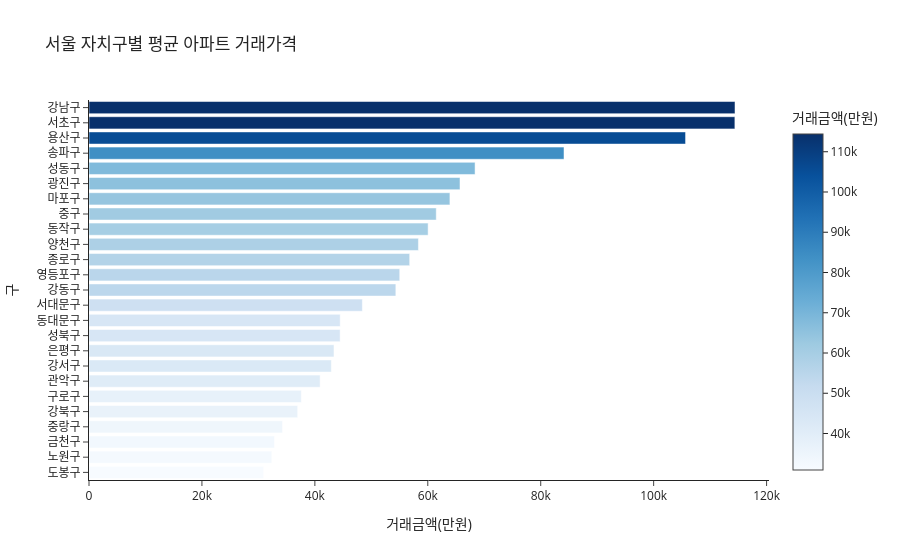

Notebook source saved alongside this figure:
### Code cell
# 구별 평균 가격 수평 막대
sa['구'] = sa['시군구'].str.split().str[1]

gu = (sa.groupby('구')['거래금액(만원)']
      .mean()
      .sort_values(ascending=True)
      .reset_index())

fig = px.bar(
    gu, x='거래금액(만원)', y='구',
    orientation='h',
    color='거래금액(만원)',
    color_continuous_scale='Blues',
    title='서울 자치구별 평균 아파트 거래가격',
    template='simple_white'
)
fig.show()

### Figure 1 — Plotly figure (JSON) as saved in the notebook; plotly's stock layout.template omitted (floating-point values rounded to 4 significant figures)
{"data": [{"hovertemplate": "거래금액(만원)=%{marker.color}<br>구=%{y}<extra></extra>", "legendgroup": "", "marker": {"color": [30930.0, 32370.0, 32840.0, 34270.0, 36950.0, 37600.0, 40930.0, 42920.0, 43380.0, 44470.0, 44490.0, 48410.0, 54340.0, 55030.0, 56790.0, 58340.0, 60060.0, 61500.0, 63920.0, 65700.0, 68370.0, 84120.0, 105700.0, 114400.0, 114400.0], "coloraxis": "coloraxis", "pattern": {"shape": ""}}, "name": "", "orientation": "h", "showlegend": false, "textposition": "auto", "type": "bar", "x": [30930.0, 32370.0, 32840.0, 34270.0, 36950.0, 37600.0, 40930.0, 42920.0, 43380.0, 44470.0, 44490.0, 48410.0, 54340.0, 55030.0, 56790.0, 58340.0, 60060.0, 61500.0, 63920.0, 65700.0, 68370.0, 84120.0, 105700.0, 114400.0, 114400.0], "xaxis": "x", "y": ["도봉구", "노원구", "금천구", "중랑구", "강북구", "구로구", "관악구", "강서구", "은평구", "성북구", "동대문구", "서대문구", "강동구", "영등포구", "종로구", "양천구", "동작구", "중구", "마포구", "광진구", "성동구", "송파구", "용산구", "서초구", "강남구"], "yaxis": "y"}], "layout": {"barmode": "relative", "coloraxis": {"colorbar": {"title": {"text": "거래금액(만원)"}}, "colorscale": [[0, "rgb(247,251,255)"], [0.125, "rgb(222,235,247)"], [0.25, "rgb(198,219,239)"], [0.375, "rgb(158,202,225)"], [0.5, "rgb(107,174,214)"], [0.625, "rgb(66,146,198)"], [0.75, "rgb(33,113,181)"], [0.875, "rgb(8,81,156)"], [1, "rgb(8,48,107)"]]}, "legend": {"tracegroupgap": 0}, "title": {"text": "서울 자치구별 평균 아파트 거래가격"}, "xaxis": {"anchor": "y", "domain": [0, 1], "title": {"text": "거래금액(만원)"}}, "yaxis": {"anchor": "x", "domain": [0, 1], "title": {"text": "구"}}}}
